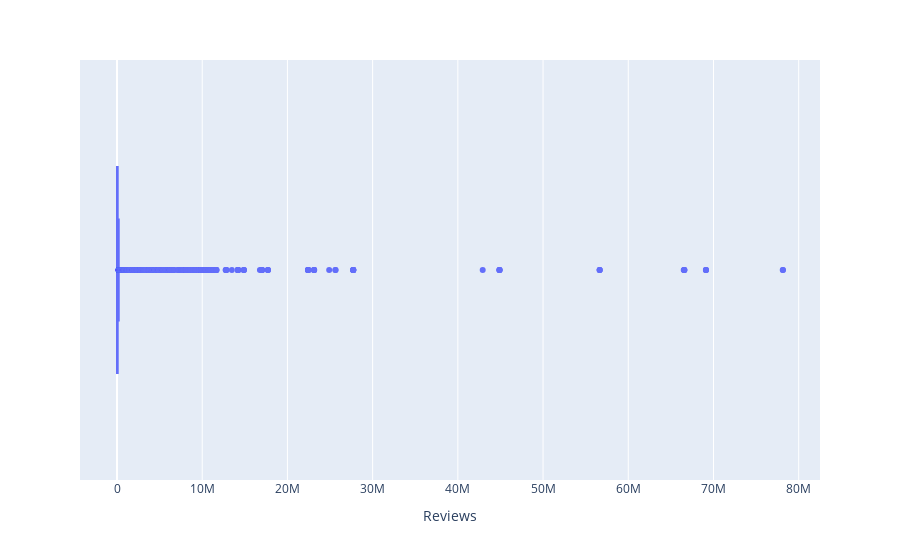

The notebook cell this image was saved under:
### Code cell
fig = px.box(df, x='Reviews')

fig.show()

### Figure 1 — Plotly figure (JSON) as saved in the notebook; plotly's stock layout.template omitted (floating-point values rounded to 4 significant figures; data arrays with more than 128 entries replaced by an {"elided": "..."} marker saying what was removed)
{"data": [{"alignmentgroup": "True", "hovertemplate": "Reviews=%{x}<extra></extra>", "legendgroup": "", "marker": {"color": "#636efa"}, "name": "", "notched": false, "offsetgroup": "", "orientation": "h", "showlegend": false, "type": "box", "x": {"elided": "9353 int values"}, "x0": " ", "xaxis": "x", "y0": " ", "yaxis": "y"}], "layout": {"autosize": true, "boxmode": "group", "legend": {"tracegroupgap": 0}, "margin": {"t": 60}, "xaxis": {"anchor": "y", "autorange": true, "domain": [0, 1], "range": [-4342000.0, 82500000.0], "title": {"text": "Reviews"}, "type": "linear"}, "yaxis": {"anchor": "x", "autorange": true, "domain": [0, 1], "range": [-0.5, 0.5], "type": "category"}}}
